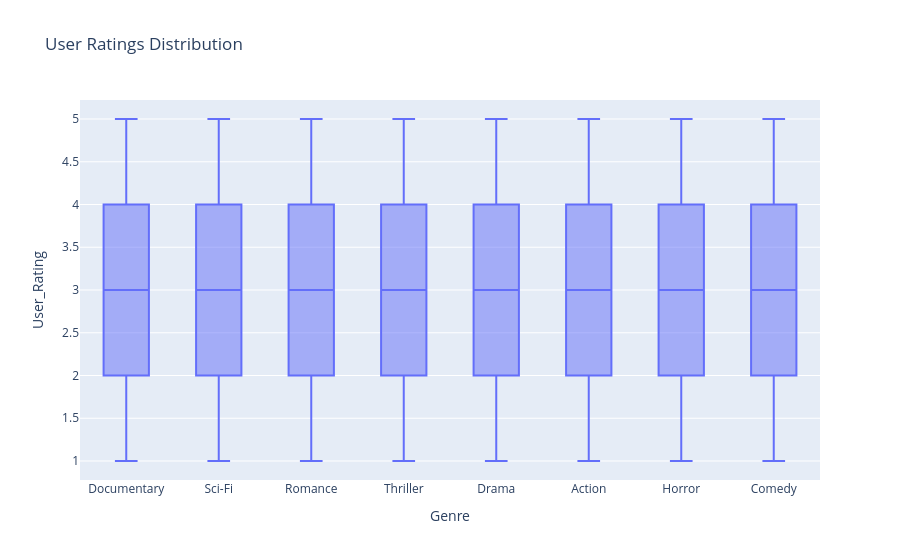

Notebook cell for this chart:
### Code cell
fig = px.box(df, x='Genre', y='User_Rating',
             title="User Ratings Distribution")
fig.show()

### Figure 1 — Plotly figure (JSON) as saved in the notebook; plotly's stock layout.template omitted (floating-point values rounded to 4 significant figures; data arrays with more than 128 entries replaced by an {"elided": "..."} marker saying what was removed)
{"data": [{"alignmentgroup": "True", "hovertemplate": "Genre=%{x}<br>User_Rating=%{y}<extra></extra>", "legendgroup": "", "marker": {"color": "#636efa"}, "name": "", "notched": false, "offsetgroup": "", "orientation": "v", "showlegend": false, "x": {"elided": "80000 str values"}, "x0": " ", "xaxis": "x", "y": {"elided": "80000 float values"}, "y0": " ", "yaxis": "y", "type": "box"}], "layout": {"xaxis": {"anchor": "y", "domain": [0.0, 1.0], "title": {"text": "Genre"}}, "yaxis": {"anchor": "x", "domain": [0.0, 1.0], "title": {"text": "User_Rating"}}, "legend": {"tracegroupgap": 0}, "title": {"text": "User Ratings Distribution"}, "boxmode": "group"}}
